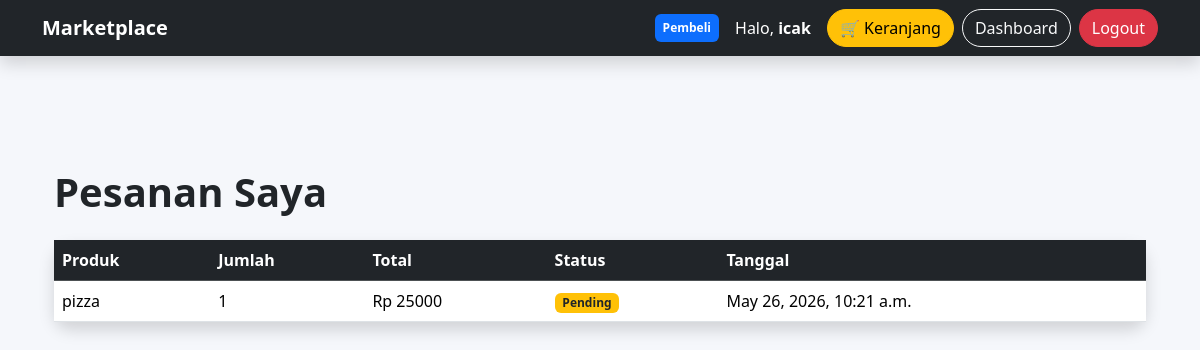
Page /my-orders/ (signed in) on the earlier database version.
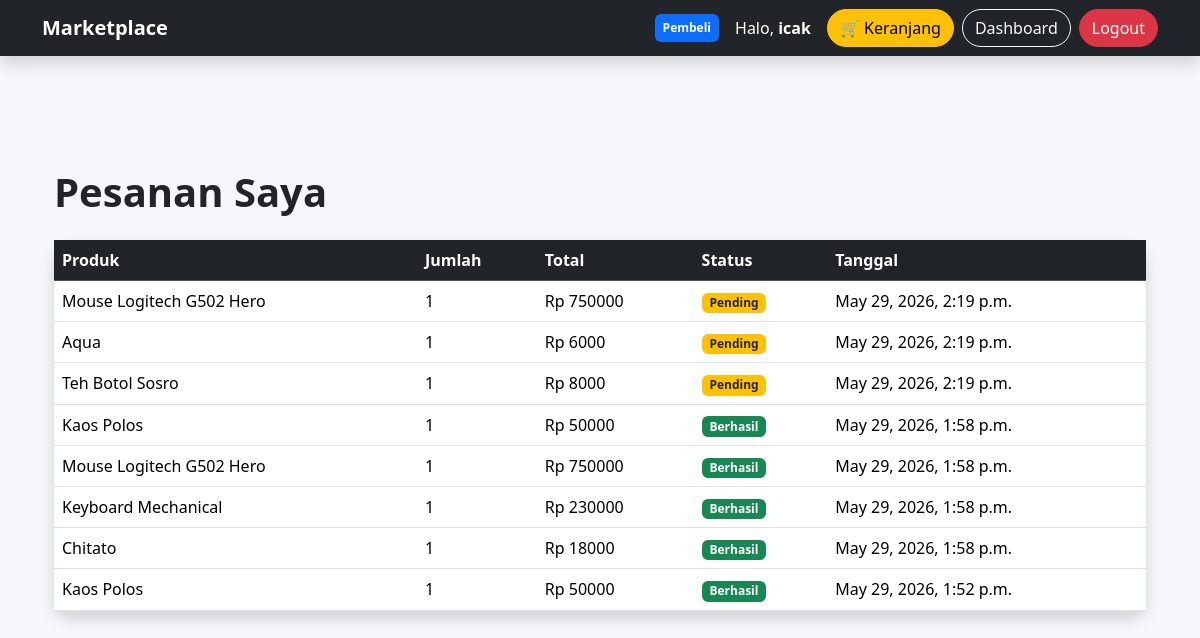
Same page on the later database version.
### marketplace/models.py (models this page shows, shortened)
class Order(models.Model):
    STATUS_CHOICES = (
        ('Pending', 'Pending'),
        ('Diproses', 'Diproses'),
        ('Berhasil', 'Berhasil'),
        ('Ditolak', 'Ditolak'),
    )
    buyer = models.ForeignKey(User, on_delete=models.CASCADE)
    product = models.ForeignKey(Product, on_delete=models.CASCADE)
    quantity = models.IntegerField(default=1)
    total_price = models.IntegerField(default=0)
    status = models.CharField(
        max_length=20,
        choices=STATUS_CHOICES,
        default='Pending'
    )
    created_at = models.DateTimeField(auto_now_add=True)

class Product(models.Model):
    seller = models.ForeignKey(User, on_delete=models.CASCADE)
    category = models.ForeignKey(Category, on_delete=models.CASCADE)
    name = models.CharField(max_length=200)
    description = models.TextField()
    price = models.IntegerField()
    stock = models.IntegerField(default=1)
    image = models.ImageField(upload_to='products/')
    created_at = models.DateTimeField(auto_now_add=True)

### marketplace/views.py (the view)
# urls.py: path('my-orders/', views.my_orders, name='my_orders'),
@login_required
def my_orders(request):
    orders = Order.objects.filter(
        buyer=request.user
    ).order_by('-created_at')
    return render(request, 'my_orders.html', {
        'orders': orders
    })

### templates/my_orders.html (shortened to what this page needs)
{% extends 'base.html' %}
{% block content %}
<div class="container mt-5">
    <h1 class="fw-bold mb-4">
        Pesanan Saya
    </h1>
    <div class="card shadow border-0 rounded-4">
        <div class="table-responsive">
            <table class="table align-middle mb-0">
                <thead class="table-dark">
                    <tr>
                        <th>Produk</th>
                        <th>Jumlah</th>
                        <th>Total</th>
                        <th>Status</th>
                        <th>Tanggal</th>
                    </tr>
                </thead>
                <tbody>
                    {% for order in orders %}
                    <tr>
                        <td>
                            {{ order.product.name }}
                        </td>
                        <td>
                            {{ order.quantity }}
                        </td>
                        <td>
                            Rp {{ order.total_price }}
                        </td>
                        <td>
                            {% if order.status == 'Pending' %}
                                <span class="badge bg-warning text-dark">
                                    Pending
                                </span>
                            {% elif order.status == 'Diproses' %}
                                <span class="badge bg-primary">
                                    Diproses
                                </span>
                            {% elif order.status == 'Berhasil' %}
                                <span class="badge bg-success">
                                    Berhasil
                                </span>
                            {% elif order.status == 'Ditolak' %}
                                <span class="badge bg-danger">
                                    Ditolak
                                </span>
                            {% endif %}
                        </td>
                        <td>
                            {{ order.created_at }}
                        </td>
                    </tr>
                    {% endfor %}
                </tbody>
            </table>
        </div>
    </div>
</div>
{% endblock %}

Differences in the rows shown:
removed Order: product.name "pizza", quantity "1", total_price "25000", status "Pending", created_at "May 26, 2026, 10:21 a.m."
added Order: product.name "Mouse Logitech G502 Hero", quantity "1", total_price "750000", status "Pending", created_at "May 29, 2026, 2:19 p.m."
added Order: product.name "Aqua", quantity "1", total_price "6000", status "Pending", created_at "May 29, 2026, 2:19 p.m."
added Order: product.name "Teh Botol Sosro", quantity "1", total_price "8000", status "Pending", created_at "May 29, 2026, 2:19 p.m."
added Order: product.name "Kaos Polos", quantity "1", total_price "50000", status "Berhasil", created_at "May 29, 2026, 1:58 p.m."
added Order: product.name "Mouse Logitech G502 Hero", quantity "1", total_price "750000", status "Berhasil", created_at "May 29, 2026, 1:58 p.m."
added Order: product.name "Keyboard Mechanical", quantity "1", total_price "230000", status "Berhasil", created_at "May 29, 2026, 1:58 p.m."
added Order: product.name "Chitato", quantity "1", total_price "18000", status "Berhasil", created_at "May 29, 2026, 1:58 p.m."
added Order: product.name "Kaos Polos", quantity "1", total_price "50000", status "Berhasil", created_at "May 29, 2026, 1:52 p.m."
